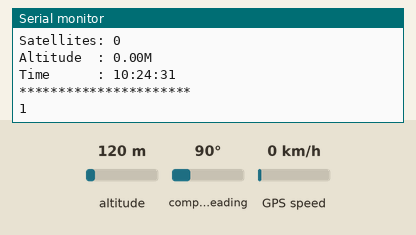
Simulated run of this sketch. Board: ESP32. Shown: the last lines printed to the serial monitor. The inputs (shaded band) are chosen by the test bench; at power-on: altitude 120 m, compass heading 90°, GPS speed 0 km/h. The GPS gets a fix after 3 s at 37.7749, -122.4194 with 8 satellites; no radio packets arrive unless stated.

Above: at 2.7 s.
2.8 s: altitude set to 20 m
At 4.1 s:
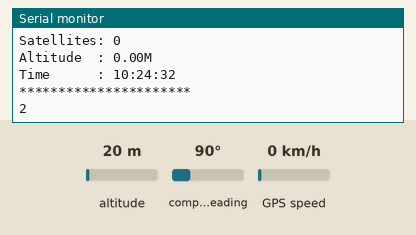
4.3 s: altitude set to 250 m
At 5.6 s:
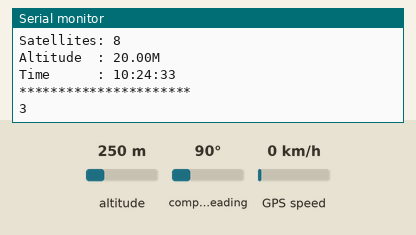
Timing chart, 0 to 7.3 s (numbered marks = the images above; inputs shaded):
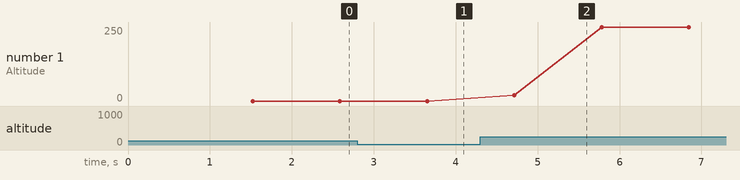

The sketch:

TTG__sendloc.ino
```cpp
/*****************************************
* ESP32 GPS VKEL 9600 Bds
******************************************/
#include <SPI.h>
#include <LoRa.h>
#include <Wire.h>


#define SCK     5    // GPIO5  -- SX1278's SCK
#define MISO    19   // GPIO19 -- SX1278's MISnO
#define MOSI    27   // GPIO27 -- SX1278's MOSI
#define SS      18   // GPIO18 -- SX1278's CS
#define RST     23   // GPIO14 -- SX1278's RESET
#define DI0     26   // GPIO26 -- SX1278's IRQ(Interrupt Request)
#define BAND  915E6

unsigned int counter = 0;


String rssi = "RSSI --";
String packSize = "--";
String packet ;

#include <TinyGPS++.h>
TinyGPSPlus gps;

void setup()
{
  Serial.begin(115200); //18, 19,  27 kinda worked for TX 2, 3, 4, 5 kinda worked for RX 24, 28, 29, 30, 31 causes crashes in RX 6 causes crashes
  Serial1.begin(9600, SERIAL_8N1, 34, 12);   //17-TX 18-RX  //34 tx 12rx works on green check //txt:12-17,20-26 no gps, 3-5 no gps  6-11 crashy
  Serial.println("LoRa Setup");

  SPI.begin(SCK,MISO,MOSI,SS);
  LoRa.setPins(SS,RST,DI0);
  if (!LoRa.begin(BAND)) {
    Serial.println("Starting LoRa failed!");
    while (1);
  }
  //LoRa.onReceive(cbk);
  //  LoRa.receive();
  Serial.println("init ok");


  delay(1500);

}

void loop()
{
  Serial.print("Latitude  : ");
  Serial.println(gps.location.lat(), 5);
  Serial.print("Longitude : ");
  Serial.println(gps.location.lng(), 4);
  Serial.print("Satellites: ");
  Serial.println(gps.satellites.value());
  Serial.print("Altitude  : ");
  Serial.print(gps.altitude.feet() / 3.2808);
  Serial.println("M");
  Serial.print("Time      : ");
  Serial.print(gps.time.hour());
  Serial.print(":");
  Serial.print(gps.time.minute());
  Serial.print(":");
  Serial.println(gps.time.second());
  Serial.println("**********************");


  Serial.println(String(counter));

  // send packet
  LoRa.beginPacket();
  LoRa.print("Lat: ");
  LoRa.print(gps.location.lat(), 5);
  LoRa.print("Lon: ");
  LoRa.print(gps.location.lng(), 5);
  LoRa.print("Sats: ");
  LoRa.print(gps.satellites.value(), 5);
  LoRa.print("Alt: ");
  LoRa.print(gps.altitude.feet());
  LoRa.print(gps.satellites.value(), 5);
  LoRa.print("Time: ");
  LoRa.print(gps.time.hour());
  LoRa.print(":");
  LoRa.print(gps.time.minute());
  LoRa.print(":");
  LoRa.println(gps.time.second());
  LoRa.print(counter);
  LoRa.endPacket();

  counter++;

  smartDelay(1000);

  if (millis() > 5000 && gps.charsProcessed() < 10)
    Serial.println(F("No GPS data received: check wiring"));
}

static void smartDelay(unsigned long ms)
{
  unsigned long start = millis();
  do
  {
    while (Serial1.available())
      gps.encode(Serial1.read());
  } while (millis() - start < ms);
}
```

Measured:
- plotted number 1: 0 → 250 after the input at 4.3 s
